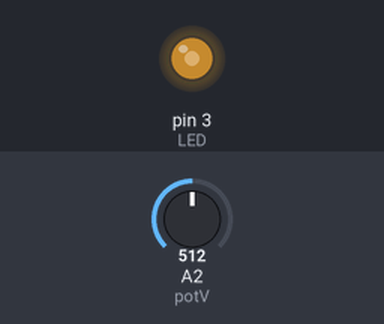
This sketch was run on a simulated Arduino Uno, built with avr-gcc and run on an emulated ATmega328P. Parts: output pins drawn as LEDs (lit = HIGH). The test bench sets the inputs (shaded band); at power-on: A2 (potV) = 512.

Above: at 1.2 s.
1.3 s: A2 (potV) set to 306
At 1.6 s:
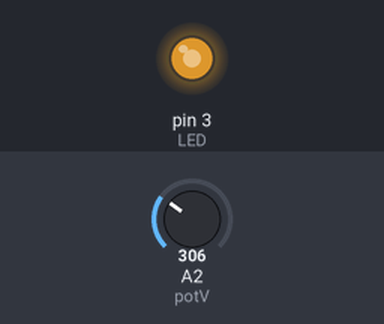
2.8 s: A2 (potV) set to 122
At 3.9 s:
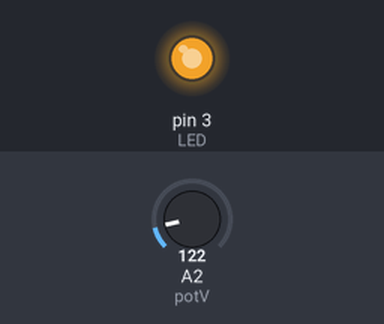
4.3 s: A2 (potV) set to 900
At 5.0 s:
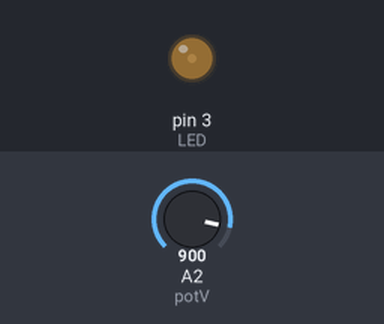
5.8 s: A2 (potV) set to 1023
At 6.2 s:
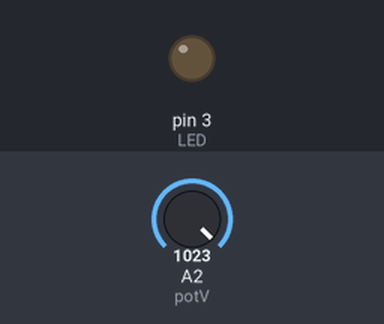
7.3 s: A2 (potV) set to 511
At 8.5 s:
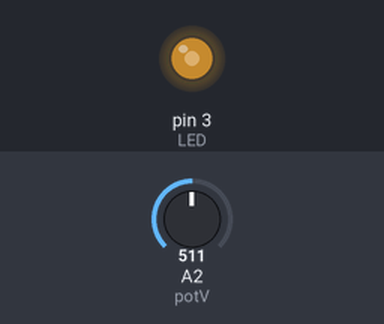
Timing chart, 0 to 9.8 s (numbered marks = the images above; inputs shaded):
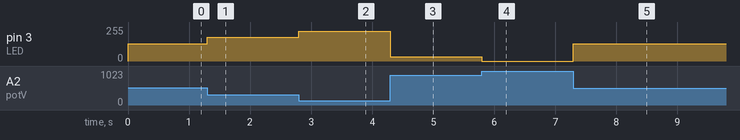

The sketch:

ex3-1-1.ino
```cpp
//========== ex3-1-1.ino ============
//========== Global Declaration ============
// pin A2 connected to V pot’s wiper, pin 3 connected to 1W LED
#define potV  2	  // V pot’s wiper connected to analog pin A2
#define LED  3	  // 1W LED connected to digital pin 3
//========== Initialization ============
void setup()
{  pinMode(potV, INPUT);	// configure analog pin A2 as an input
   pinMode(LED, OUTPUT); 	// configure digital pin 3 as an output
   digitalWrite(LED, 1); 	// turn off LED
}
//========== Main Code ============
void loop()
{  int analogIn=0,pwm; 		   // declare integer variables analogIn, pwm
   analogIn = analogRead(potV);	   // read the value of vertical pot, range 0 to 1023
   pwm=~map(analogIn,0,1023,0,255);// scale it to use it with the PWM, range 0 to 255
   analogWrite(LED,pwm);	   // PWM output according to the scaled value
}
```

Measured:
- after the input at 1.3 s, pin 3 (LED): 128/255 → 179/255 at once
- after the input at 2.8 s, pin 3 (LED): 179/255 → 225/255 at once
- after the input at 4.3 s, pin 3 (LED): 225/255 → 31/255 at once
- after the input at 5.8 s, pin 3 (LED): 31/255 → 0/255 at once
- after the input at 7.3 s, pin 3 (LED): 0/255 → 128/255 at once
